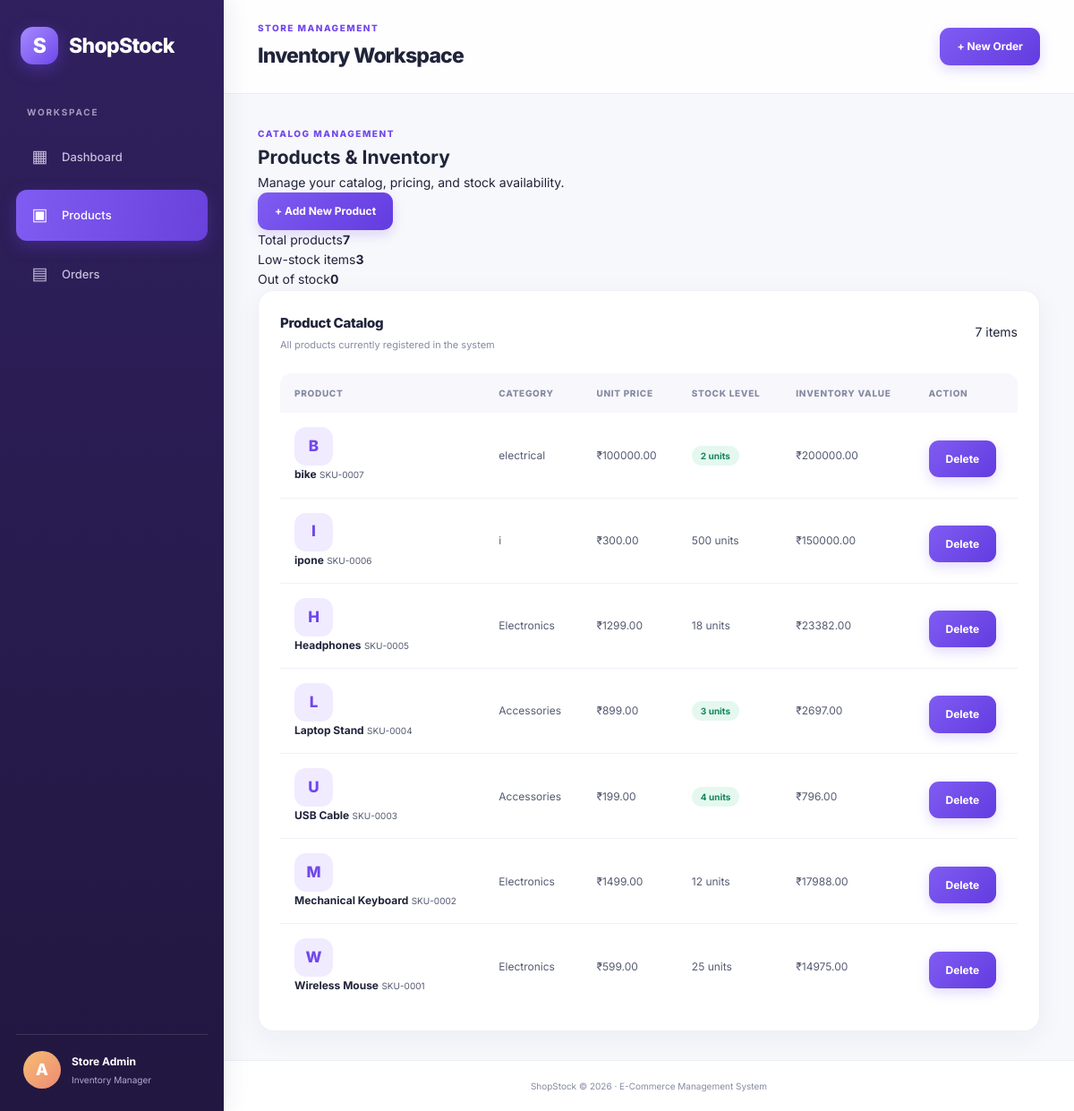
Page /products on the committed database.
### app.py (models this page shows)
class Product(db.Model):
    id = db.Column(db.Integer, primary_key=True)
    name = db.Column(db.String(100), nullable=False)
    category = db.Column(db.String(80), nullable=False)
    price = db.Column(db.Float, nullable=False)
    stock = db.Column(db.Integer, nullable=False, default=0)
    orders = db.relationship(
        "Order",
        back_populates="product"
    )

### app.py (the view)
@app.route("/products")
def products():
    all_products = (
        Product.query
        .order_by(Product.id.desc())
        .all()
    )
    return render_template(
        "products.html",
        products=all_products
    )

### templates/products.html (shortened to what this page needs)
{% extends "base.html" %}
{% block content %}
<div class="page-heading">
    <div>
        <span class="eyebrow">CATALOG MANAGEMENT</span>
        <h1>Products & Inventory</h1>
        <p>Manage your catalog, pricing, and stock availability.</p>
    </div>
    <a href="{{ url_for('add_product') }}" class="button">
        + Add New Product
    </a>
</div>
<div class="summary-strip">
    <div><span>Total products</span><strong>{{ products|length }}</strong></div>
    <div><span>Low-stock items</span><strong>{{ products|selectattr('stock', 'le', 5)|list|length }}</strong></div>
    <div><span>Out of stock</span><strong>{{ products|selectattr('stock', 'equalto', 0)|list|length }}</strong></div>
</div>
<section class="panel">
    <div class="panel-header">
        <div>
            <h3>Product Catalog</h3>
            <p>All products currently registered in the system</p>
        </div>
        <span class="count-badge">{{ products|length }} items</span>
    </div>
    <div class="table-wrapper">
        <table>
            <thead>
                <tr>
                    <th>PRODUCT</th>
                    <th>CATEGORY</th>
                    <th>UNIT PRICE</th>
                    <th>STOCK LEVEL</th>
                    <th>INVENTORY VALUE</th>
                    <th>ACTION</th>
                </tr>
            </thead>
            <tbody>
                {% for product in products %}
                <tr>
                    <td>
                        <div class="table-product">
                            <div class="product-avatar">
                                {{ product.name[:1]|upper }}
                            </div>
                            <div>
                                <strong>{{ product.name }}</strong>
                                <small>SKU-{{ "%04d"|format(product.id) }}</small>
                            </div>
                        </div>
                    </td>
                    <td><span class="category-badge">{{ product.category }}</span></td>
                    <td class="amount">₹{{ "%.2f"|format(product.price) }}</td>
                    <td>
                        {% if product.stock == 0 %}
                            <span class="stock-badge stock-empty">Out of stock</span>
                        {% elif product.stock <= 5 %}
                            <span class="stock-badge">{{ product.stock }} units</span>
                        {% else %}
                            <span class="stock-good">{{ product.stock }} units</span>
                        {% endif %}
                    </td>
                    <td class="amount">
                        ₹{{ "%.2f"|format(product.price * product.stock) }}
                    </td>
                    <td>
                        <form method="POST"
                              action="{{ url_for('delete_product', product_id=product.id) }}"
                              onsubmit="return confirm('Delete {{ product.name }}?')">
                            <button type="submit" class="button button-danger button-small">
                                Delete
                            </button>
                        </form>
                    </td>
                </tr>
                {% endfor %}
            </tbody>
        </table>
    </div>
</section>
{% endblock %}

### static/style.css (style rules this page uses)
:root { --primary: #7047eb; --primary-dark: #5835c5; --primary-light: #f0ebff; --background: #f7f8fc; --white: #ffffff; --text: #20243a; --muted: #858ba3; --border: #eceef5; --green: #16a477; --red: #e65365; --orange: #ed9b35; --blue: #3982ee; --shadow: 0 8px 30px rgba(35, 31, 78, 0.05); --radius: 18px; }
* { box-sizing: border-box; margin: 0; padding: 0; }
body { font-family: 'Inter', Arial, sans-serif; background: var(--background); color: var(--text); font-size: 14px; line-height: 1.6; }
a { color: inherit; text-decoration: none; }
button, input, select, textarea { font: inherit; }
.button, button.button { display: inline-flex; justify-content: center; align-items: center; gap: 8px; padding: 11px 19px; border: none; border-radius: 11px; background: linear-gradient(135deg, #805cf2, #633be0); color: #ffffff; font-size: 12px; font-weight: 700; cursor: pointer; box-shadow: 0 5px 14px rgba(112, 71, 235, 0.2); transition: transform 0.2s ease, box-shadow 0.2s ease; }
button { cursor: pointer; }
.eyebrow { color: var(--primary); font-size: 10px; font-weight: 800; letter-spacing: 1.5px; }
.panel { min-width: 0; padding: 24px; border: 1px solid #f0eff7; border-radius: var(--radius); background: var(--white); box-shadow: var(--shadow); }
.panel-header { display: flex; justify-content: space-between; align-items: center; gap: 15px; margin-bottom: 23px; }
.panel-header h2, .panel-header h3 { font-size: 15px; font-weight: 800; letter-spacing: -0.3px; }
.panel-header p { margin-top: 4px; color: var(--muted); font-size: 11px; }
.product-avatar { flex-shrink: 0; width: 43px; height: 43px; display: flex; align-items: center; justify-content: center; border-radius: 13px; background: #f0ebff; color: #7047eb; font-size: 17px; font-weight: 800; }
.stock-badge { flex-shrink: 0; padding: 5px 10px; border-radius: 20px; background: #e5f8ef; color: #13865e; font-size: 10px; font-weight: 700; }
.table-wrapper { width: 100%; overflow-x: auto; border-radius: 12px; }
table { width: 100%; border-collapse: collapse; text-align: left; }
thead { background: #f8f7fc; }
th { padding: 14px 16px; color: #858ba3; font-size: 10px; font-weight: 800; letter-spacing: 0.7px; text-transform: uppercase; white-space: nowrap; }
td { padding: 16px; border-bottom: 1px solid #f0f1f7; color: #555b72; font-size: 12px; vertical-align: middle; }
tbody tr { transition: background 0.2s ease; }
tbody tr:last-child td { border-bottom: none; }
td strong { color: var(--text); font-weight: 700; }
form { width: 100%; }
form button[type="submit"] { margin-top: 8px; }

### rows in the picture
Product: name "B", name "bike", id "0007", category "electrical", price "100000.00", stock "2", product.price*product.stock "200000.00"
Product: name "I", name "ipone", id "0006", category "i", price "300.00", stock "500", product.price*product.stock "150000.00"
Product: name "H", name "Headphones", id "0005", category "Electronics", price "1299.00", stock "18", product.price*product.stock "23382.00"
Product: name "L", name "Laptop Stand", id "0004", category "Accessories", price "899.00", stock "3", product.price*product.stock "2697.00"
Product: name "U", name "USB Cable", id "0003", category "Accessories", price "199.00", stock "4", product.price*product.stock "796.00"
Product: name "M", name "Mechanical Keyboard", id "0002", category "Electronics", price "1499.00", stock "12", product.price*product.stock "17988.00"
Product: name "W", name "Wireless Mouse", id "0001", category "Electronics", price "599.00", stock "25", product.price*product.stock "14975.00"

### other values in the picture
{{ products|length }} "7"
{{ products|selectattr('stock', 'le', 5)|list|length }} "3"
{{ products|selectattr('stock', 'equalto', 0)|list|length }} "0"
